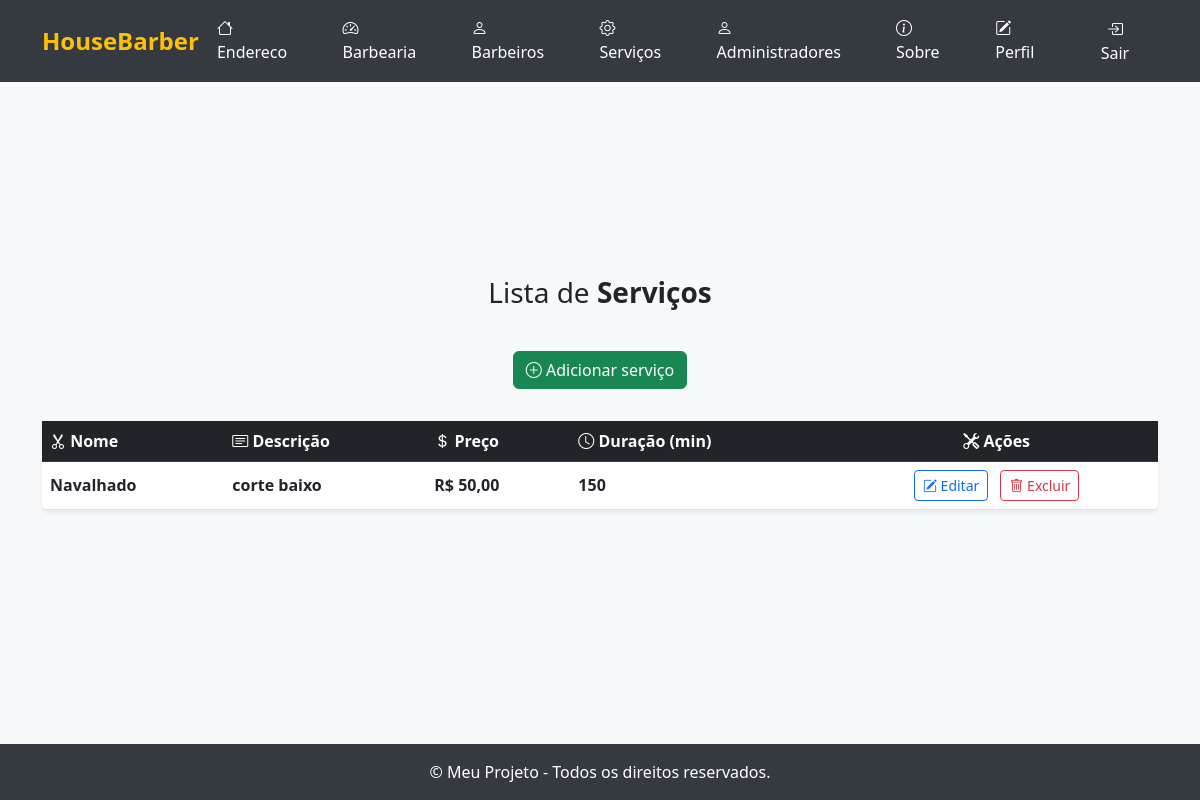
Before: /listar/servicos/ (signed in) with the older database file.
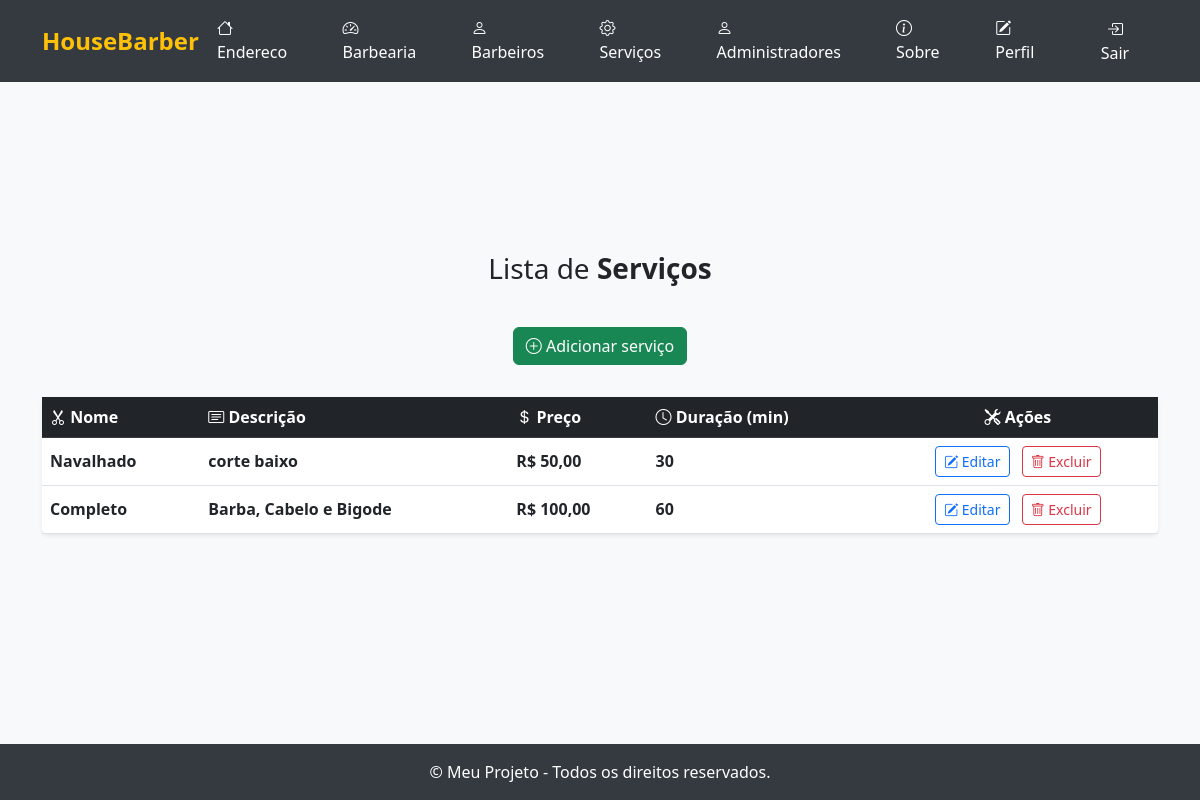
After: the same page with the newer database file.
### cadastros/models.py (models this page shows, shortened)
class Servico(models.Model):
    nome = models.CharField(max_length=255, help_text="Nome do serviço")
    descricao = models.TextField(help_text="Descrição do serviço")
    preco = models.DecimalField(max_digits=8, decimal_places=2, help_text="Preço do serviço")
    duracao_minutos = models.PositiveIntegerField(help_text="Duração do serviço em minutos")
    barbearia = models.ForeignKey(Barbearia, on_delete=models.CASCADE, related_name='servicos', help_text="Barbearia que oferece o serviço")
    usuario = models.ForeignKey(User, on_delete=models.CASCADE, related_name='servico_usuario', help_text="Usuário responsável pelo serviço")

### cadastros/views.py (the view)
# urls.py: path('listar/servicos/', ServicoListView.as_view(), name='servico-lista'),
class ServicoListView(LoginRequiredMixin, ListView):
    login_url = reverse_lazy('login')
    model = Servico
    template_name = 'listas/servico.html'
    context_object_name = 'servicos'
    def get_queryset(self):
        return Servico.objects.filter(usuario=self.request.user)

### cadastros/templates/listas/servico.html (shortened to what this page needs)
{% extends "paginas/modelo.html" %}
{% block conteudo %}
<h3>
    Lista de <b>Serviços</b>
</h3>
<div class="d-flex justify-content-center mb-3">
    <a class="btn btn-success mb-3" href="{% url 'cadastrar-servico' %}">
        <i class="bi bi-plus-circle"></i> Adicionar serviço
    </a>
</div>
<table id="table-lista" class="table table-hover align-middle shadow-sm rounded bg-white">
    <thead class="table-dark">
        <tr>
            <th scope="col"><i class="bi bi-scissors"></i> Nome</th>
            <th scope="col"><i class="bi bi-card-text"></i> Descrição</th>
            <th scope="col"><i class="bi bi-currency-dollar"></i> Preço</th>
            <th scope="col"><i class="bi bi-clock"></i> Duração (min)</th>
            <th scope="col" class="text-center"><i class="bi bi-tools"></i> Ações</th>
        </tr>
    </thead>
    <tbody>
        {% for object in object_list %}
            <tr>
                <td class="fw-semibold">{{ object.nome }}</td>
                <td class="fw-semibold">{{ object.descricao }}</td>
                <td class="fw-semibold">R$ {{ object.preco }}</td>
                <td class="fw-semibold">{{ object.duracao_minutos }}</td>
                <td class="text-center">
                    <a class="btn btn-outline-primary btn-sm me-2" href="{% url 'editar-servico' object.pk  %}">
                        <i class="bi bi-pencil-square"></i> Editar
                    </a>
                    <a class="btn btn-outline-danger btn-sm" href="{% url 'excluir-servico' object.pk  %}">
                        <i class="bi bi-trash"></i> Excluir
                    </a>
                </td>
            </tr>
        {% empty %}
            <tr>
                <td colspan="5" class="text-center text-muted py-4">
                    <i class="bi bi-exclamation-circle"></i> Nenhum registro encontrado.
                </td>
            </tr>
        {% endfor %}
    </tbody>
</table>
{% endblock %}
{% block scripts %}
<link href="https://cdn.datatables.net/v/bs5/dt-2.1.8/datatables.min.css" rel="stylesheet">
{% endblock %}

Changed rows visible on the page:
changed Servico "Navalhado": duracao_minutos "150" → "30"
added Servico: nome "Completo", descricao "Barba, Cabelo e Bigode", preco "100,00", duracao_minutos "60"
